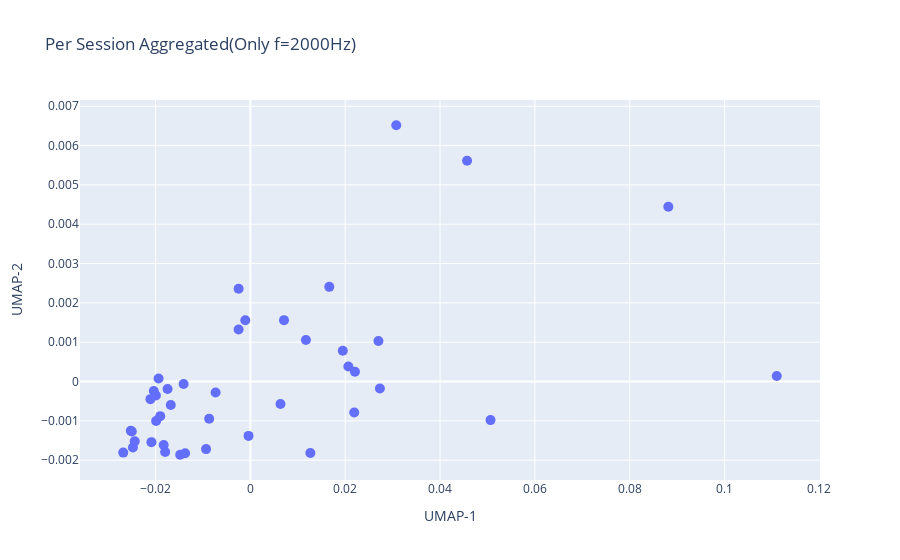

The notebook cell saved with this chart:
### Code cell
train_emb, train_y, train_grp = load_dataset(split_df, _, feature_path, "train", model_type)
val_emb, val_y, val_grp = load_dataset(split_df, _, feature_path, "val", model_type)
test_emb, test_y, test_grp = load_dataset(split_df, _, feature_path, "test", model_type)
imp_emb, imp_y, imp_grp = load_dataset(split_df, _, feature_path, "impostor", model_type)

train_emb = torch.from_numpy(train_emb).float()
val_emb = torch.from_numpy(val_emb).float()
test_emb = torch.from_numpy(test_emb).float()
imp_emb = torch.from_numpy(imp_emb).float()

train_emb, val_emb, test_emb, imp_emb = z_score(train_emb, val_emb, test_emb, imp_emb)

freq = 1

emb_train_ses, y_train_ses, train_grp = aggregate_by_session_per_freq(train_emb, train_y, train_grp, train_freq, freq)    
emb_val_ses, y_val_ses, val_grp = aggregate_by_session_per_freq(val_emb, val_y, val_grp, val_freq, freq)
emb_test_ses, y_test_ses, test_grp = aggregate_by_session_per_freq(test_emb, test_y, test_grp, test_freq, freq)
emb_imp_ses, y_imp_ses, imp_grp = aggregate_by_session_per_freq(imp_emb, imp_y, imp_grp, imp_freq, freq)

group = []
for i, j in zip(y_train_ses, train_grp):
    if int(i) < 10:
        group.append(f"user_0{i}_session_{j}")
    else:
        group.append(f"user_{i}_session_{j}")
train_grp = np.array(group)

group = []
for i, j in zip(y_val_ses, val_grp):
    if int(i) < 10:
        group.append(f"user_0{i}_session_{j}")
    else:
        group.append(f"user_{i}_session_{j}")
val_grp = np.array(group)

group = []
for i, j in zip(y_test_ses, test_grp):
    if int(i) < 10:
        group.append(f"user_0{i}_session_{j}")
    else:
        group.append(f"user_{i}_session_{j}")
test_grp = np.array(group)

group = []
for i, j in zip(y_imp_ses, imp_grp):
    if int(i) < 10:
        group.append(f"user_0{i}_session_{j}")
    else:
        group.append(f"user_{i}_session_{j}")
imp_grp = np.array(group)

all_emb = torch.cat([emb_train_ses, emb_val_ses, emb_test_ses, emb_imp_ses], dim = 0)
all_users = np.concatenate([y_train_ses, y_val_ses, y_test_ses, y_imp_ses],axis = 0)
all_sessions = np.concatenate([train_grp, val_grp, test_grp, imp_grp], axis = 0)

import umap

umap_model = umap.UMAP(
    n_neighbors = 15,
    min_dist = 0.1,
    n_components = 2,
    metric = "cosine",   
    random_state = 19
)

umap_model.fit_transform(emb_train_ses)
emb_u = umap_model.transform(all_emb)

import matplotlib.pyplot as plt
import plotly.graph_objects as go

fig = go.Figure(
    data = go.Scatter(
        x = all_emb[:, 0], 
        y = all_emb[:, 1],
        mode = "markers",
        marker = dict(size = 10),
        text = all_sessions,         
        hoverinfo = "text"
    )
)

fig.update_layout(
    title = "Per Session Aggregated(Only f=2000Hz)",
    xaxis_title = "UMAP-1",
    yaxis_title = "UMAP-2",
)

fig.show()

### Figure 1 — Plotly figure (JSON) as saved in the notebook; plotly's stock layout.template omitted (floating-point values rounded to 4 significant figures)
{"data": [{"hoverinfo": "text", "marker": {"size": 10}, "mode": "markers", "text": ["user_18_session_3", "user_18_session_2", "user_08_session_6", "user_08_session_2", "user_11_session_2", "user_11_session_3", "user_12_session_2", "user_12_session_3", "user_14_session_1", "user_03_session_1", "user_07_session_1", "user_07_session_3", "user_14_session_2", "user_03_session_2", "user_08_session_1", "user_18_session_4", "user_11_session_4", "user_12_session_1", "user_03_session_3", "user_14_session_3", "user_07_session_2", "user_08_session_4", "user_18_session_1", "user_11_session_1", "user_12_session_4", "user_14_session_4", "user_03_session_4", "user_07_session_4", "user_08_session_5", "user_08_session_3", "user_02_session_1", "user_15_session_1", "user_02_session_2", "user_15_session_2", "user_05_session_2", "user_05_session_1", "user_13_session_2", "user_04_session_2", "user_13_session_1", "user_04_session_1", "user_10_session_1", "user_10_session_2"], "type": "scatter", "x": [0.01173, -0.01991, 0.0071, 0.0457, -0.001062, -0.01479, -0.01934, 0.05064, 0.02205, -0.009329, -0.02477, -0.01826, 0.006359, -0.02085, 0.08813, -0.002473, -0.01677, -0.02106, -0.0003789, 0.02191, -0.01375, 0.02732, -0.01745, -0.01407, 0.02066, 0.01265, -0.01796, -0.0268, 0.01664, 0.0195, -0.02036, 0.03077, -0.01987, -0.002472, -0.008676, 0.02701, -0.02438, -0.019, -0.0252, -0.025, 0.111, -0.007328], "y": [0.001056, -0.0003563, 0.001562, 0.005615, 0.001559, -0.001861, 7.616e-05, -0.0009809, 0.0002492, -0.001718, -0.001677, -0.001612, -0.0005701, -0.001541, 0.004445, 0.002362, -0.0005969, -0.000448, -0.001382, -0.0007851, -0.001821, -0.0001757, -0.0001904, -6.227e-05, 0.0003832, -0.001819, -0.00179, -0.001807, 0.002408, 0.0007848, -0.0002394, 0.006517, -0.001001, 0.001322, -0.0009477, 0.001031, -0.00152, -0.0008793, -0.00125, -0.001272, 0.0001427, -0.0002804]}], "layout": {"title": {"text": "Per Session Aggregated(Only f=2000Hz)"}, "xaxis": {"title": {"text": "UMAP-1"}}, "yaxis": {"title": {"text": "UMAP-2"}}}}
